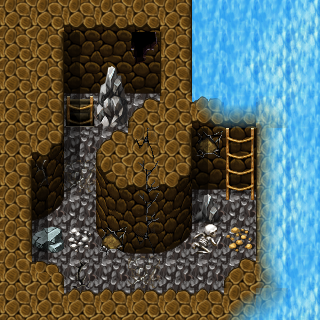

The image is a tile-based game level rendered from a .tmx file. Its description and source (layers, tilesets, objects; grid data summarised) follow:
An orthogonal 10x10 tile map with 32x32 px tiles, 3 tile layers (Ground, Objects, Above), 1 hidden layer not drawn, 59 tilesets and 5 objects (3x spawn, 2x mapchange).

<map version="1.0" orientation="orthogonal" width="10" height="10" tilewidth="32" tileheight="32">
 <tileset firstgid="1" name="map_bed_1" tilewidth="32" tileheight="32">
  <image source="../drawable/map_bed_1.png" width="512" height="256" />
 </tileset>
 <tileset firstgid="129" name="map_border_1" tilewidth="32" tileheight="32">
  <image source="../drawable/map_border_1.png" width="512" height="256" />
 </tileset>
 <tileset firstgid="257" name="map_bridge_1" tilewidth="32" tileheight="32">
  <image source="../drawable/map_bridge_1.png" width="512" height="256" />
 </tileset>
 <tileset firstgid="385" name="map_bridge_2" tilewidth="32" tileheight="32">
  <image source="../drawable/map_bridge_2.png" width="512" height="256" />
 </tileset>
 <tileset firstgid="513" name="map_broken_1" tilewidth="32" tileheight="32">
  <image source="../drawable/map_broken_1.png" width="512" height="256" />
 </tileset>
 <tileset firstgid="641" name="map_cavewall_1" tilewidth="32" tileheight="32">
  <image source="../drawable/map_cavewall_1.png" width="576" height="192" />
 </tileset>
 <tileset firstgid="749" name="map_cavewall_2" tilewidth="32" tileheight="32">
  <image source="../drawable/map_cavewall_2.png" width="576" height="192" />
 </tileset>
 <tileset firstgid="857" name="map_cavewall_3" tilewidth="32" tileheight="32">
  <image source="../drawable/map_cavewall_3.png" width="576" height="192" />
 </tileset>
 <tileset firstgid="965" name="map_cavewall_4" tilewidth="32" tileheight="32">
  <image source="../drawable/map_cavewall_4.png" width="576" height="192" />
 </tileset>
 <tileset firstgid="1073" name="map_chair_table_1" tilewidth="32" tileheight="32">
  <image source="../drawable/map_chair_table_1.png" width="512" height="256" />
 </tileset>
 <tileset firstgid="1201" name="map_chair_table_2" tilewidth="32" tileheight="32">
  <image source="../drawable/map_chair_table_2.png" width="512" height="256" />
 </tileset>
 <tileset firstgid="1329" name="map_crate_1" tilewidth="32" tileheight="32">
  <image source="../drawable/map_crate_1.png" width="512" height="256" />
 </tileset>
 <tileset firstgid="1457" name="map_cupboard_1" tilewidth="32" tileheight="32">
  <image source="../drawable/map_cupboard_1.png" width="512" height="256" />
 </tileset>
 <tileset firstgid="1585" name="map_curtain_1" tilewidth="32" tileheight="32">
  <image source="../drawable/map_curtain_1.png" width="512" height="256" />
 </tileset>
 <tileset firstgid="1713" name="map_entrance_1" tilewidth="32" tileheight="32">
  <image source="../drawable/map_entrance_1.png" width="512" height="256" />
 </tileset>
 <tileset firstgid="1841" name="map_entrance_2" tilewidth="32" tileheight="32">
  <image source="../drawable/map_entrance_2.png" width="512" height="256" />
 </tileset>
 <tileset firstgid="1969" name="map_fence_1" tilewidth="32" tileheight="32">
  <image source="../drawable/map_fence_1.png" width="512" height="256" />
 </tileset>
 <tileset firstgid="2097" name="map_fence_2" tilewidth="32" tileheight="32">
  <image source="../drawable/map_fence_2.png" width="512" height="256" />
 </tileset>
 <tileset firstgid="2225" name="map_fence_3" tilewidth="32" tileheight="32">
  <image source="../drawable/map_fence_3.png" width="512" height="256" />
 </tileset>
 <tileset firstgid="2353" name="map_fence_4" tilewidth="32" tileheight="32">
  <image source="../drawable/map_fence_4.png" width="512" height="256" />
 </tileset>
 <tileset firstgid="2481" name="map_ground_1" tilewidth="32" tileheight="32">
  <image source="../drawable/map_ground_1.png" width="512" height="256" />
 </tileset>
 <tileset firstgid="2609" name="map_ground_2" tilewidth="32" tileheight="32">
  <image source="../drawable/map_ground_2.png" width="512" height="256" />
 </tileset>
 <tileset firstgid="2737" name="map_ground_3" tilewidth="32" tileheight="32">
  <image source="../drawable/map_ground_3.png" width="512" height="256" />
 </tileset>
 <tileset firstgid="2865" name="map_ground_4" tilewidth="32" tileheight="32">
  <image source="../drawable/map_ground_4.png" width="512" height="256" />
 </tileset>
 <tileset firstgid="2993" name="map_ground_5" tilewidth="32" tileheight="32">
  <image source="../drawable/map_ground_5.png" width="512" height="256" />
 </tileset>
 <tileset firstgid="3121" name="map_ground_6" tilewidth="32" tileheight="32">
  <image source="../drawable/map_ground_6.png" width="512" height="256" />
 </tileset>
 <tileset firstgid="3249" name="map_ground_7" tilewidth="32" tileheight="32">
  <image source="../drawable/map_ground_7.png" width="512" height="256" />
 </tileset>
 <tileset firstgid="3377" name="map_ground_8" tilewidth="32" tileheight="32">
  <image source="../drawable/map_ground_8.png" width="512" height="256" />
 </tileset>
 <tileset firstgid="3505" name="map_house_1" tilewidth="32" tileheight="32">
  <image source="../drawable/map_house_1.png" width="512" height="256" />
 </tileset>
 <tileset firstgid="3633" name="map_house_2" tilewidth="32" tileheight="32">
  <image source="../drawable/map_house_2.png" width="512" height="256" />
 </tileset>
 <tileset firstgid="3761" name="map_indoor_1" tilewidth="32" tileheight="32">
  <image source="../drawable/map_indoor_1.png" width="512" height="256" />
 </tileset>
 <tileset firstgid="3889" name="map_indoor_2" tilewidth="32" tileheight="32">
  <image source="../drawable/map_indoor_2.png" width="512" height="256" />
 </tileset>
 <tileset firstgid="4017" name="map_kitchen_1" tilewidth="32" tileheight="32">
  <image source="../drawable/map_kitchen_1.png" width="512" height="256" />
 </tileset>
 <tileset firstgid="4145" name="map_outdoor_1" tilewidth="32" tileheight="32">
  <image source="../drawable/map_outdoor_1.png" width="512" height="256" />
 </tileset>
 <tileset firstgid="4273" name="map_pillar_1" tilewidth="32" tileheight="32">
  <image source="../drawable/map_pillar_1.png" width="512" height="256" />
 </tileset>
 <tileset firstgid="4401" name="map_pillar_2" tilewidth="32" tileheight="32">
  <image source="../drawable/map_pillar_2.png" width="512" height="256" />
 </tileset>
 <tileset firstgid="4529" name="map_plant_1" tilewidth="32" tileheight="32">
  <image source="../drawable/map_plant_1.png" width="512" height="256" />
 </tileset>
 <tileset firstgid="4657" name="map_plant_2" tilewidth="32" tileheight="32">
  <image source="../drawable/map_plant_2.png" width="512" height="256" />
 </tileset>
 <tileset firstgid="4785" name="map_rock_1" tilewidth="32" tileheight="32">
  <image source="../drawable/map_rock_1.png" width="512" height="256" />
 </tileset>
 <tileset firstgid="4913" name="map_rock_2" tilewidth="32" tileheight="32">
  <image source="../drawable/map_rock_2.png" width="512" height="256" />
 </tileset>
 <tileset firstgid="5041" name="map_roof_1" tilewidth="32" tileheight="32">
  <image source="../drawable/map_roof_1.png" width="512" height="256" />
 </tileset>
 <tileset firstgid="5169" name="map_roof_2" tilewidth="32" tileheight="32">
  <image source="../drawable/map_roof_2.png" width="512" height="256" />
 </tileset>
 <tileset firstgid="5297" name="map_roof_3" tilewidth="32" tileheight="32">
  <image source="../drawable/map_roof_3.png" width="512" height="256" />
 </tileset>
 <tileset firstgid="5425" name="map_shop_1" tilewidth="32" tileheight="32">
  <image source="../drawable/map_shop_1.png" width="512" height="256" />
 </tileset>
 <tileset firstgid="5553" name="map_sign_ladder_1" tilewidth="32" tileheight="32">
  <image source="../drawable/map_sign_ladder_1.png" width="512" height="256" />
 </tileset>
 <tileset firstgid="5681" name="map_table_1" tilewidth="32" tileheight="32">
  <image source="../drawable/map_table_1.png" width="512" height="256" />
 </tileset>
 <tileset firstgid="5809" name="map_trail_1" tilewidth="32" tileheight="32">
  <image source="../drawable/map_trail_1.png" width="512" height="256" />
 </tileset>
 <tileset firstgid="5937" name="map_transition_1" tilewidth="32" tileheight="32">
  <image source="../drawable/map_transition_1.png" width="512" height="256" />
 </tileset>
 <tileset firstgid="6065" name="map_transition_2" tilewidth="32" tileheight="32">
  <image source="../drawable/map_transition_2.png" width="512" height="256" />
 </tileset>
 <tileset firstgid="6193" name="map_transition_3" tilewidth="32" tileheight="32">
  <image source="../drawable/map_transition_3.png" width="512" height="256" />
 </tileset>
 <tileset firstgid="6321" name="map_transition_4" tilewidth="32" tileheight="32">
  <image source="../drawable/map_transition_4.png" width="512" height="256" />
 </tileset>
 <tileset firstgid="6449" name="map_tree_1" tilewidth="32" tileheight="32">
  <image source="../drawable/map_tree_1.png" width="512" height="256" />
 </tileset>
 <tileset firstgid="6577" name="map_tree_2" tilewidth="32" tileheight="32">
  <image source="../drawable/map_tree_2.png" width="512" height="256" />
 </tileset>
 <tileset firstgid="6705" name="map_wall_1" tilewidth="32" tileheight="32">
  <image source="../drawable/map_wall_1.png" width="512" height="256" />
 </tileset>
 <tileset firstgid="6833" name="map_wall_2" tilewidth="32" tileheight="32">
  <image source="../drawable/map_wall_2.png" width="480" height="256" />
 </tileset>
 <tileset firstgid="6953" name="map_wall_3" tilewidth="32" tileheight="32">
  <image source="../drawable/map_wall_3.png" width="480" height="256" />
 </tileset>
 <tileset firstgid="7073" name="map_wall_4" tilewidth="32" tileheight="32">
  <image source="../drawable/map_wall_4.png" width="480" height="256" />
 </tileset>
 <tileset firstgid="7193" name="map_window_1" tilewidth="32" tileheight="32">
  <image source="../drawable/map_window_1.png" width="512" height="256" />
 </tileset>
 <tileset firstgid="7321" name="map_window_2" tilewidth="32" tileheight="32">
  <image source="../drawable/map_window_2.png" width="512" height="256" />
 </tileset>
 <layer name="Ground" width="10" height="10">
  <data>[100 cells, 100 non-empty, 11 distinct tile ids]</data>
 </layer>
 <layer name="Objects" width="10" height="10">
  <data>[100 cells, 65 non-empty, 38 distinct tile ids]</data>
 </layer>
 <layer name="Above" width="10" height="10">
  <data>[100 cells, 28 non-empty, 16 distinct tile ids]</data>
 </layer>
 <layer name="Walkable" width="10" height="10" visible="0">
  <data>[100 cells, 86 non-empty, 1 distinct tile ids]</data>
 </layer>
 <objectgroup name="Mapevents" width="10" height="10">
  <object name="upstairs" type="mapchange" x="224" y="160" width="32" height="32">
   <properties>
    <property name="map" value="arulircave3" />
    <property name="place" value="downstairs" />
   </properties>
  </object>
  <object name="downstairs" type="mapchange" x="64" y="96" width="32" height="32">
   <properties>
    <property name="map" value="arulircave5" />
    <property name="place" value="upstairs" />
   </properties>
  </object>
 </objectgroup>
 <objectgroup name="Spawn" width="10" height="10">
  <object name="arulir_3" type="spawn" x="192" y="224" width="64" height="64" />
  <object name="arulir_3" type="spawn" x="128" y="256" width="32" height="32" />
  <object name="arulir_3" type="spawn" x="64" y="160" width="64" height="128">
   <properties>
    <property name="quantity" value="2" />
   </properties>
  </object>
 </objectgroup>
 <objectgroup name="Keys" width="10" height="10" />
 <objectgroup name="Replace" width="10" height="10" />
</map>
